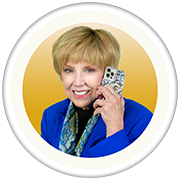
#> input picture scripts/assets/duffy-circle-source.jpg, 180 x 180 px
$ python generate-agent-portraits.py
#> lines starting #> are read from the running program, lines starting #| are printed output that depends on the picture
#!/usr/bin/env python3
"""Build unique Dr. Jan Duffy portrait files from the circular gold headshot.

Outputs are square PNGs of the supplied circle (no caption bars, no extra rings,
no off-center crops). Uniqueness for Google comes from color grade plus a
corner tint Google indexes but CSS rounded-full clips.
"""

from __future__ import annotations

from pathlib import Path

from PIL import Image, ImageDraw, ImageEnhance

ROOT = Path(__file__).resolve().parent.parent
SOURCE = Path(__file__).resolve().parent / "assets" / "duffy-circle-source.jpg"
OUT_DIR = ROOT / "public" / "images" / "spanish-trail"
SIZE = 900

# Subtle grades so her face stays true; corners get a unique tint for file uniqueness.
VARIANTS = [
    {"id": "duffy-circle-canonical", "warmth": 1.00, "contrast": 1.00, "brightness": 1.00, "corner": (255, 255, 255)},
    {"id": "duffy-circle-header", "warmth": 1.03, "contrast": 1.02, "brightness": 1.01, "corner": (248, 245, 239)},
    {"id": "duffy-circle-footer", "warmth": 0.97, "contrast": 1.04, "brightness": 0.99, "corner": (53, 41, 34)},
    {"id": "duffy-circle-about", "warmth": 1.06, "contrast": 1.03, "brightness": 1.02, "corner": (249, 244, 235)},
    {"id": "duffy-circle-contact-call", "warmth": 1.02, "contrast": 1.05, "brightness": 1.00, "corner": (15, 43, 30)},
    {"id": "duffy-circle-buyers", "warmth": 1.04, "contrast": 1.01, "brightness": 1.02, "corner": (238, 242, 239)},
    {"id": "duffy-circle-sellers", "warmth": 1.08, "contrast": 1.02, "brightness": 1.01, "corner": (249, 244, 235)},
    {"id": "duffy-circle-listings", "warmth": 0.99, "contrast": 1.03, "brightness": 1.00, "corner": (249, 244, 235)},
    {"id": "duffy-circle-tour", "warmth": 1.05, "contrast": 1.02, "brightness": 1.03, "corner": (253, 249, 243)},
    {"id": "duffy-circle-golf", "warmth": 0.94, "contrast": 1.04, "brightness": 0.98, "corner": (15, 43, 30)},
    {"id": "duffy-circle-neighborhoods", "warmth": 1.07, "contrast": 1.01, "brightness": 1.01, "corner": (232, 221, 208)},
    {"id": "duffy-circle-relocation", "warmth": 0.98, "contrast": 1.02, "brightness": 1.02, "corner": (236, 244, 248)},
    {"id": "duffy-circle-reviews", "warmth": 1.10, "contrast": 1.03, "brightness": 1.02, "corner": (255, 252, 245)},
    {"id": "duffy-circle-awards", "warmth": 1.03, "contrast": 1.06, "brightness": 0.99, "corner": (15, 43, 30)},
    {"id": "duffy-circle-media", "warmth": 1.00, "contrast": 1.04, "brightness": 1.01, "corner": (255, 255, 255)},
    {"id": "duffy-circle-services", "warmth": 1.05, "contrast": 1.02, "brightness": 1.00, "corner": (248, 245, 239)},
    {"id": "duffy-circle-market", "warmth": 0.96, "contrast": 1.03, "brightness": 0.99, "corner": (241, 236, 226)},
    {"id": "duffy-circle-club", "warmth": 0.93, "contrast": 1.05, "brightness": 0.98, "corner": (15, 43, 30)},
]


def grade(image: Image.Image, warmth: float, contrast: float, brightness: float) -> Image.Image:
    work = image.convert("RGB")
    work = ImageEnhance.Color(work).enhance(warmth)
    work = ImageEnhance.Contrast(work).enhance(contrast)
    work = ImageEnhance.Brightness(work).enhance(brightness)
    return work


def tint_corners(image: Image.Image, color: tuple[int, int, int]) -> Image.Image:
    """Paint unique pixels only in the square's corners (outside the inscribed circle)."""
    work = image.copy()
    draw = ImageDraw.Draw(work)
    w, h = work.size
    pad = 18
    draw.rectangle((0, 0, pad, pad), fill=color)
    draw.rectangle((w - pad, 0, w, pad), fill=color)
    draw.rectangle((0, h - pad, pad, h), fill=color)
    draw.rectangle((w - pad, h - pad, w, h), fill=color)
    return work


def compose(variant: dict, source: Image.Image) -> Image.Image:
    portrait = source.resize((SIZE, SIZE), Image.Resampling.LANCZOS)
    portrait = grade(portrait, variant["warmth"], variant["contrast"], variant["brightness"])
    return tint_corners(portrait, variant["corner"])


def main() -> None:
    if not SOURCE.exists():
        raise FileNotFoundError(f"Missing portrait source: {SOURCE}")
    OUT_DIR.mkdir(parents=True, exist_ok=True)
    source = Image.open(SOURCE)
#> source is the input picture: PIL image 180x180 RGB; mean R, G, B 204.8, 198.6, 189.9
    for variant in VARIANTS:
        image = compose(variant, source)
        dest = OUT_DIR / f"{variant['id']}.png"
        image.save(dest, format="PNG", optimize=True)
        print(f"wrote {dest.name} {image.size}")
#> this loop made 18 passes
#| wrote duffy-circle-canonical.png (900, 900)
#| wrote duffy-circle-header.png (900, 900)
#| wrote duffy-circle-footer.png (900, 900)
#| wrote duffy-circle-about.png (900, 900)
#| wrote duffy-circle-contact-call.png (900, 900)
#| wrote duffy-circle-buyers.png (900, 900)
#| wrote duffy-circle-sellers.png (900, 900)
#| wrote duffy-circle-listings.png (900, 900)
#> (further printed lines are left out)
#> pass 1, in compose, `portrait = source.resize((SIZE, SIZE), Image.Resampling.LANCZOS)`:
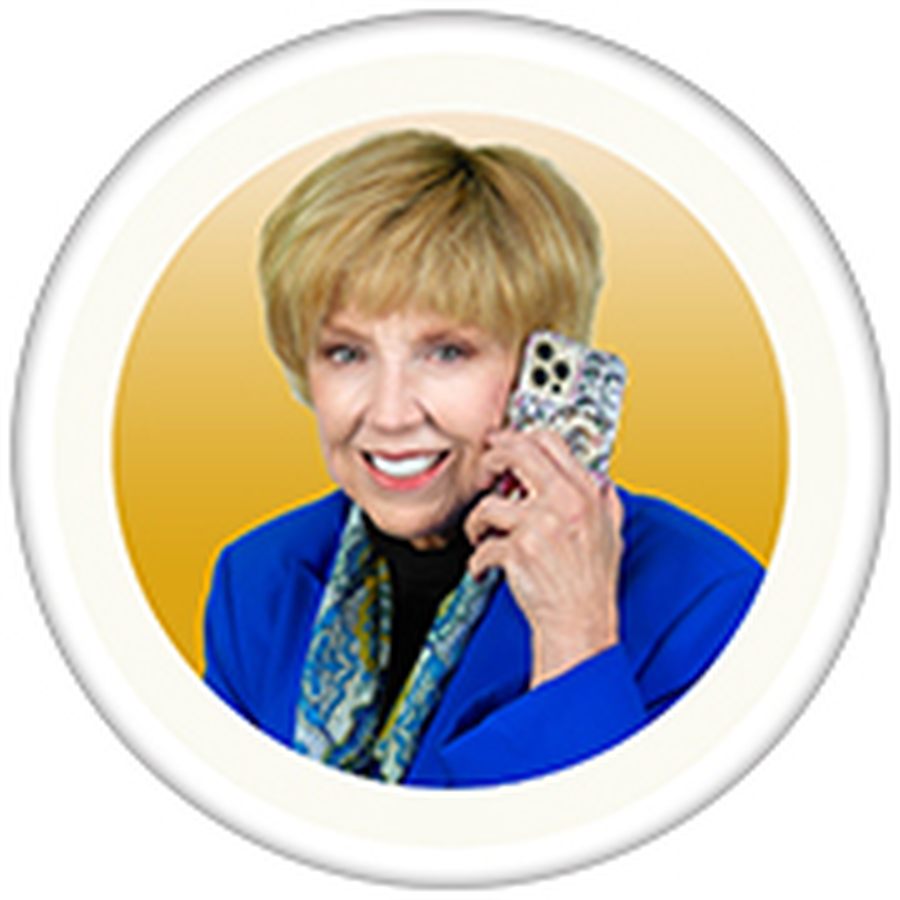
#> portrait: PIL image 900x900 RGB; mean R, G, B 204.8, 198.5, 189.8


if __name__ == "__main__":
    main()
